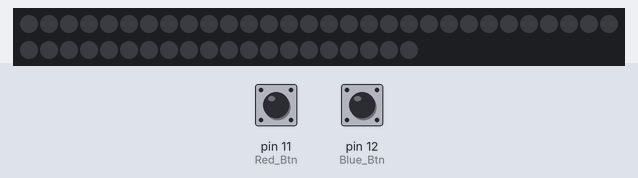
Bench run of a sketch on a simulated Arduino Mega 2560, built with avr-gcc and run on an emulated ATmega2560. Shown: 50 RGB LEDs in strip order, left to right, continuing on the next row. The test bench sets the inputs (shaded band); at power-on: pin 11 (Red_Btn) LOW, pin 12 (Blue_Btn) LOW. Dim RGB values are drawn brighter than linear.

Above: at 2.2 s.
2.3 s: pin 11 (Red_Btn) pulled HIGH for 0.15 s
At 4.1 s:
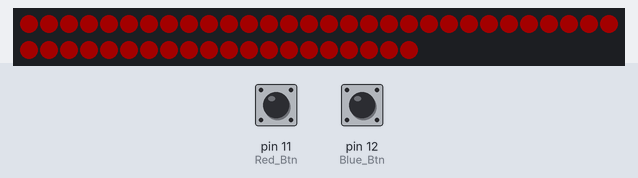
4.4 s: pin 12 (Blue_Btn) pulled HIGH for 0.15 s
At 5.5 s:
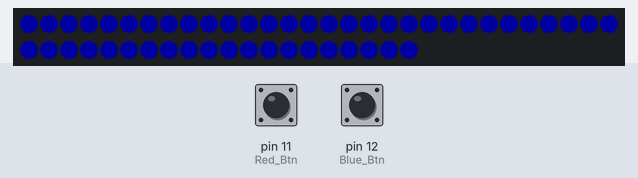
6.5 s: pin 11 (Red_Btn) pulled HIGH for 1 s
At 8.4 s:
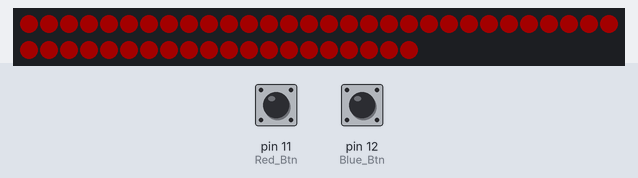
9.0 s: pin 12 (Blue_Btn) pulled HIGH for 1 s
At 10.3 s:
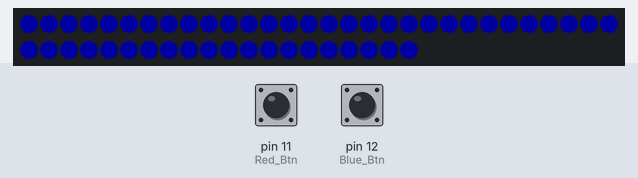
11.5 s: pin 11 (Red_Btn) pulled HIGH for 3.2 s
At 13.4 s:
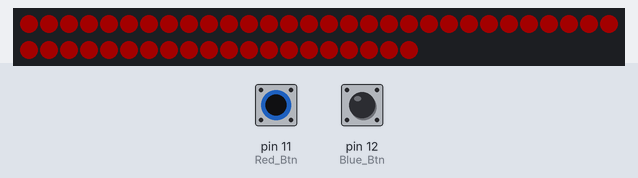
Timing chart, 0 to 14.9 s (numbered marks = the images above; inputs shaded):
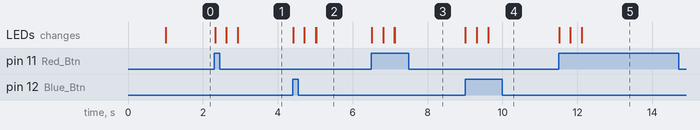

The sketch:

LEDbase.ino
```cpp
/*
 * This is digitally-addressable WS2811 LED pixel string lights.
 *
 * This controls LEDs with a transition between two colors. Transition is initiated by button push but can be
 * triggered by output of other props if necessary.
 *
 * Developed by: Tyler Dahl | Escape Room San Antonio USA
 * Date:03-03-2023
 * Email: tyler@escaperoomsa.com
 * No rights retained for this project as it is a hack job of many others code.
 *
 * If you improve this code please let me know.
 *
 * NOTE If you plan to integrate ethernet shields, pins 11,12,13 are used to communicate with the Network sheild and can not be used.
 */

/////////////////////////////////           DECLARE VARIABLES   /////////////////////////////

#include <FastLED.h>
#define UPDATES_PER_SECOND 100                          // set variable for how many updates occur during second
#define LED_PIN     31                                  // set the pin that will talk to the LEDs
#define NUM_LEDS    50                                  // set how many LEDs are connected together
#define BRIGHTNESS  60                                  // set default brightness for LEDs
#define LED_TYPE    WS2811                              // tell arduino what type of LED processor is used
CRGB leds[NUM_LEDS];                                    // establish LEDs at length per variable defined as NUM_LEDS
const int Red_Btn = 11;                                 // change to prop inputs if calling LED effect from another prop
const int Blue_Btn = 12;                                // change to prop inputs if calling LED effect from another prop
bool Red_Btn_Status;                                    // change to prop inputs if calling LED effect from another prop
bool Blue_Btn_Status;                                   // change to prop inputs if calling LED effect from another prop
long lastDebounceTime = 0;                              // the last time the output pin was toggled
long debounceDelay = 100;                               // the debounce time; increase if the output flickers
CRGBPalette16 currentPalette( CRGB::Black);             // set palette so LEDs are off
CRGBPalette16 targetPalette(CRGB::Black);               // set palette so LEDs are off

void setup() {
  pinMode (Red_Btn, INPUT);                             // change to prop inputs if calling LED effect from another prop
  pinMode (Blue_Btn, INPUT);                            // change to prop inputs if calling LED effect from another prop
  Red_Btn_Status = false;                               // change to prop inputs if calling LED effect from another prop
  Blue_Btn_Status = false;                              // change to prop inputs if calling LED effect from another prop
  delay(1000 );                                         // power-up safety delay
  FastLED.addLeds<LED_TYPE, LED_PIN>(leds, NUM_LEDS);    // establish LED string of lights
  FastLED.setBrightness(  BRIGHTNESS );                  // set brightness per variable definition above
  FastLED.setMaxPowerInVoltsAndMilliamps(5,1000);
  set_max_power_indicator_LED(13);
}

void loop()
{
  ChangeColor_by_Button();                                                      // function to change target palette per input
  uint8_t maxChanges =   48;                                                    //  - meaningful values are 1-48.  1=veeeeeeeery slow, 48=quickest
  nblendPaletteTowardPalette( currentPalette, targetPalette, maxChanges);       //function changes the active palette slowly from current to evetually target

  static uint8_t startIndex = 0;
  startIndex = startIndex + 3;//1; /* motion speed */
  FillLEDsFromPaletteColors(startIndex);                                        // this is the function to actually display the color on the LEDs after palette change occurs
  FastLED.delay(10 / UPDATES_PER_SECOND);                                       // this controls how fast the transition is from one palette to the next
}

void FillLEDsFromPaletteColors( uint8_t colorIndex)
{
  uint8_t brightness =150; //255
  CRGB color=ColorFromPalette( currentPalette, 1, brightness, LINEARBLEND);
  for( int i = 0; i < NUM_LEDS; i++) {
    leds[i] = color;
   // colorIndex += 3;
  }
}

void ChangeColor_by_Button()                                                    // change to prop inputs if calling LED effect from another prop
{
    if ( (millis() - lastDebounceTime) > debounceDelay)
    {
      if (Red_Btn_Status == false)
        {
          if (digitalRead(Red_Btn) == HIGH)
            {
              Red_Btn_Status = true;
              Blue_Btn_Status = false;
              targetPalette =( CRGBPalette16(CRGB::Red));
              lastDebounceTime = millis();
            }
         }
      if (Blue_Btn_Status == false)
        {
          if (digitalRead(Blue_Btn) == HIGH)
            {
              Blue_Btn_Status = true;
              Red_Btn_Status = false;
              targetPalette = ( CRGBPalette16(CRGB::Blue));
              lastDebounceTime = millis();
            }
        }
    }
}
```

Measured:
- after the input at 2.3 s, the LEDs: first change at once (image 1 shows a later state)
